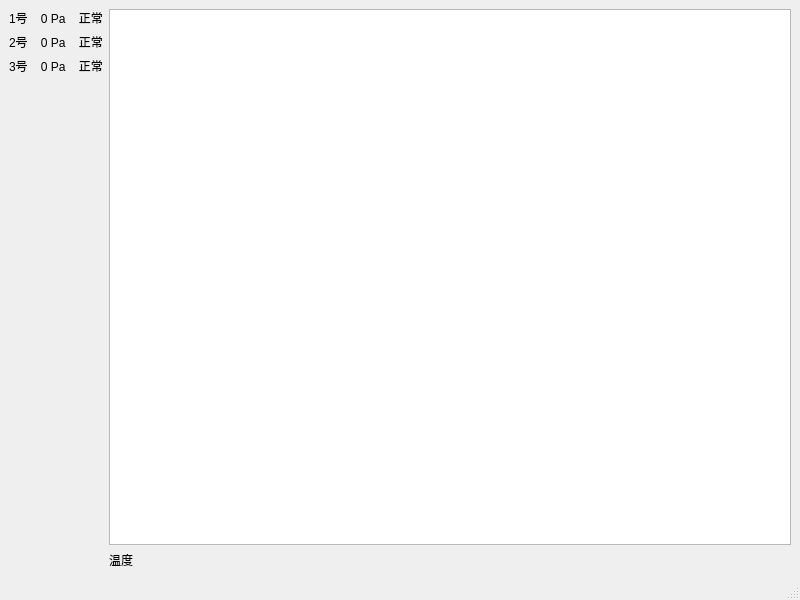
<?xml version="1.0" encoding="UTF-8"?>
<ui version="4.0">
 <class>MainWindow</class>
 <widget class="QMainWindow" name="MainWindow">
  <property name="geometry">
   <rect>
    <x>0</x>
    <y>0</y>
    <width>800</width>
    <height>600</height>
   </rect>
  </property>
  <property name="windowTitle">
   <string>MainWindow</string>
  </property>
  <widget class="QWidget" name="centralwidget">
   <layout class="QHBoxLayout" name="horizontalLayout">
    <item>
     <layout class="QVBoxLayout" name="verticalLayout">
      <item>
       <widget class="QLabel" name="label_1">
        <property name="text">
         <string>1号    0 Pa    正常</string>
        </property>
       </widget>
      </item>
      <item>
       <widget class="QLabel" name="label_2">
        <property name="text">
         <string>2号    0 Pa    正常</string>
        </property>
       </widget>
      </item>
      <item>
       <widget class="QLabel" name="label_3">
        <property name="text">
         <string>3号    0 Pa    正常</string>
        </property>
       </widget>
      </item>
      <item>
       <spacer name="verticalSpacer">
        <property name="orientation">
         <enum>Qt::Vertical</enum>
        </property>
        <property name="sizeHint" stdset="0">
         <size>
          <width>20</width>
          <height>40</height>
         </size>
        </property>
       </spacer>
      </item>
     </layout>
    </item>
    <item>
     <layout class="QVBoxLayout" name="verticalLayout_3">
      <item>
       <widget class="QTextEdit" name="textEdit"/>
      </item>
      <item>
       <widget class="QLabel" name="label_wd">
        <property name="text">
         <string>温度</string>
        </property>
       </widget>
      </item>
     </layout>
    </item>
   </layout>
  </widget>
  <widget class="QMenuBar" name="menubar">
   <property name="geometry">
    <rect>
     <x>0</x>
     <y>0</y>
     <width>800</width>
     <height>21</height>
    </rect>
   </property>
  </widget>
  <widget class="QStatusBar" name="statusbar"/>
 </widget>
 <resources/>
 <connections/>
</ui>
